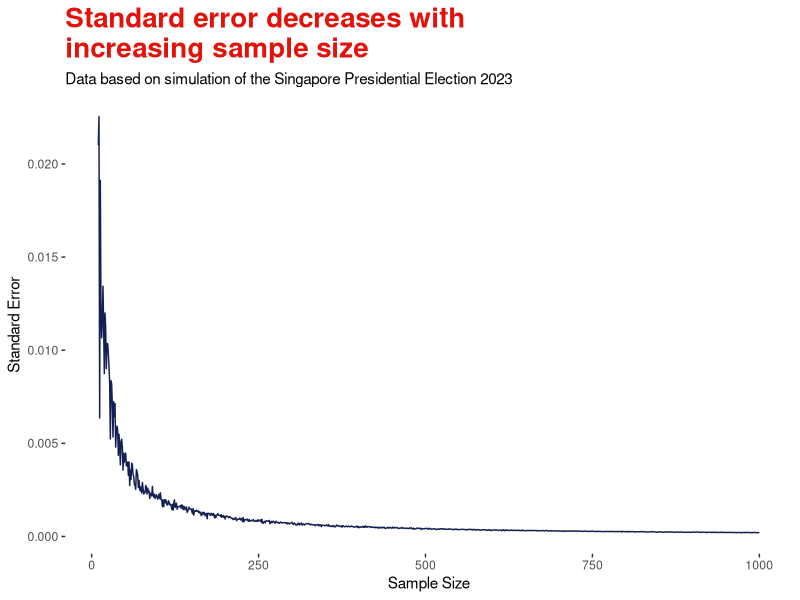

Recreate this plot in R.
## ---- chunk 1
#| echo: true
#| code-fold: false
#| output: true

# Creating a data frame based on actual polling results 
votes <- data.frame(sample = c(rep("TS", 1746427), rep("NKS", 390041), rep("TKL", 344292)))

# Examining the proportion of votes from each candidate
prop.table(table(votes$sample))

## ---- chunk 2
#| echo: true
#| code-fold: false
#| output: true

# Set seed for reproducibility
set.seed(1234)

# Random sample of 100 votes
sample_1 <- sample(votes$sample, 100)

# Proportion of votes based on sample
prop.table(table(sample_1))

## ---- chunk 3
#| echo: true
#| code-fold: false
#| output: true

# Saving the sample proportions into a dataframe
prop_1<-data.frame(prop.table(table(sample_1)))

# Proportion of votes for Tharman Shanmugaratnam
prop_TS <- prop_1[prop_1=="TS",]$Freq

# Calculating the standard error
(prop_TS*(1-prop_TS))/100

## ---- chunk 4
#| echo: true
#| code-fold: false
#| output: true

# Set seed for reproducibility
set.seed(1234)

# Random sample of 126400 votes
sample_all_polling_stn <- sample(votes$sample, 126400)

# Proportion of votes based on sample
prop.table(table(sample_all_polling_stn))

# # Saving the sample proportions into a dataframe
prop_1<-data.frame(prop.table(table(sample_all_polling_stn)))

# Proportion of votes for Tharman Shanmugaratnam
prop_TS <- prop_1[prop_1=="TS",]$Freq

# Calculating the standard error
(prop_TS*(1-prop_TS))/126400

## ---- chunk 5
#| echo: true
#| code-fold: true
#| output: false

# Set seed for reproducibility
set.seed(1234)

# Create an empty list to record values from the for-loop
sample_list <- list()

# For loop to calculate the standard errors based on sample size ranging from 10 to 1000
for (i in 10:1000){
  sample_i <- sample(votes$sample, i)
  prop_i<-data.frame(prop.table(table(sample_i)))
  prop_TS <- prop_i[prop_i=="TS",]$Freq
  se_i <- (prop_TS*(1-prop_TS))/i
  sample_list <- append(sample_list, se_i)
}

# Insert list into a data frame
df_sample <- data.frame(sample_n = seq(10,1000))
df_sample$se <- sample_list
df_sample$se <- as.numeric(df_sample$se)

## ---- chunk 6
#| output: true
library(ggplot2)

ggplot(data = df_sample, aes(x = sample_n, y = se))+
  geom_line(color = "#141F52")+
  labs(x = "Sample Size",
       y = "Standard Error",
       title = "Standard error decreases with\nincreasing sample size",
       subtitle = "Data based on simulation of the Singapore Presidential Election 2023")+
  theme(plot.background = element_rect(fill = "white"),
        panel.background = element_rect(fill = "white"),
        panel.grid.major = element_blank(),
        panel.grid.minor = element_blank(),
        plot.title = element_text(color = "#E3120B", size = 20, 
                                  face = "bold"))

